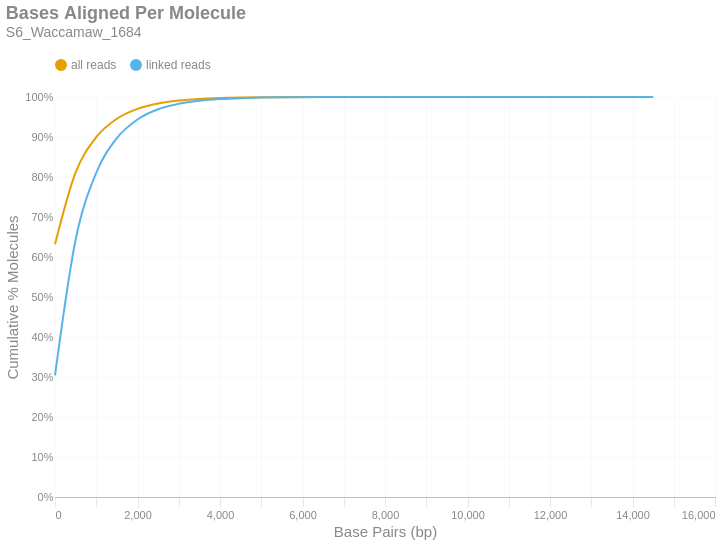

Source (notebook cell):
### Markdown cell above
### Bases Aligned Per Molecule
This is a cumulative frequency distribution showing the number of base pairs aligned per unique molecule. These data are shown in 500 bp bins. There are two distributions: one with `all reads` (yellow) and another with only `linked reads` (blue). The percent of molecules in the `linked reads` distribution is relative to the total number of linked molecules.

### Code cell
if SKIPLR:
    print_html(f"Skipped")
else:
    binned_df = consolidated_hist(valids['aligned_bp'], mask, 500, True)
    with SafeRender(binned_df):
        (
            density_plot(binned_df, 'Bases Aligned Per Molecule', samplename, 'basesper')
            .encode(
                x=alt.X('bin:Q', title="Base Pairs (bp)").axis(tickMinStep=500).scale(padding=0),
                y=alt.Y('value:Q', title='Cumulative % Molecules')
                    .axis(format='%')
                    .scale(domain = [0,1])
                    .stack(False),
                color=alt.Color("key:N").scale(domain = ["all reads", "linked reads"]),
                tooltip = [
                    alt.Tooltip("key:N", title = "Data Type"),
                    alt.Tooltip("range_label:N", title="Bases Aligned Per Molecule"),
                    alt.Tooltip("value:Q", format = ".2%", title="% Molecules (Cum.)")
                ]
            )
        ).display()

### Figure 1 — Vega-Lite specification as saved in the notebook (floating-point values rounded to 4 significant figures)
{"width": "container", "height": 400, "config": {"title": {"anchor": "start", "dy": -15, "fontSize": 18, "color": "#888888", "subtitleColor": "#888888", "subtitleFontSize": 14}, "arc": {"fill": "#0072B2"}, "axis": {"domainColor": "#888888", "domainWidth": 0.5, "gridWidth": 0.2, "grid": false, "titleFontWeight": 400, "titleFontSize": 15, "labelFontSize": 11, "labelColor": "#888888", "tickColor": "#888888", "tickWidth": 0.2, "titleColor": "#888888"}, "axisBand": {"grid": false}, "axisX": {"grid": true, "tickSize": 10, "domainCap": "round"}, "axisY": {"domain": false, "grid": true, "tickSize": 0, "domainCap": "round"}, "background": "transparent", "header": {"labelFontSize": 15, "labelColor": "#888888", "titleFontSize": 15, "titleFontWeight": 600, "titleColor": "#888888"}, "legend": {"labelFont": "sans-serif", "labelFontSize": 12, "labelColor": "#888888", "symbolSize": 100, "symbolType": "circle", "titleFontSize": 12, "titlePadding": 10, "titleColor": "#888888", "title": null, "orient": "top"}, "range": {"category": ["#E69F00", "#56B4E9", "#009E73", "#F0E442", "#0072B2", "#D55E00", "#CC79A7", "#000000"], "diverging": ["#cfe8f3", "#a2d4ec", "#73bfe2", "#46abdb", "#1696d2", "#12719e"]}, "area": {"fill": "#0072B2", "fillOpacity": 0.7, "line": true, "strokeOpacity": 0.7}, "line": {"color": "#0072B2", "stroke": "#0072B2", "strokeWidth": 2}, "trail": {"color": "#0072B2", "stroke": "#0072B2", "strokeWidth": 0, "size": 1}, "point": {"filled": true, "fillOpacity": 1.0, "size": 95}, "text": {"color": "#888888", "fontSize": 11, "align": "right", "fontWeight": 400, "size": 11}, "bar": {"fill": "#0072B2", "stroke": null}, "view": {"stroke": null, "continuousWidth": 660, "continuousHeight": 400}}, "data": {"name": "data-783ffd9df3c21de32c94bb3e685ae68b"}, "mark": {"type": "line", "interpolate": "monotone", "point": {"opacity": 0, "size": 275}}, "encoding": {"color": {"field": "key", "scale": {"domain": ["all reads", "linked reads"]}, "type": "nominal"}, "tooltip": [{"field": "key", "title": "Data Type", "type": "nominal"}, {"field": "range_label", "title": "Bases Aligned Per Molecule", "type": "nominal"}, {"field": "value", "format": ".2%", "title": "% Molecules (Cum.)", "type": "quantitative"}], "x": {"axis": {"tickMinStep": 500}, "field": "bin", "scale": {"padding": 0}, "title": "Base Pairs (bp)", "type": "quantitative"}, "y": {"axis": {"format": "%"}, "field": "value", "scale": {"domain": [0, 1]}, "stack": false, "title": "Cumulative % Molecules", "type": "quantitative"}}, "params": [{"name": "param_c36ac31b6afebe62", "select": {"type": "point", "fields": ["key"]}, "bind": "legend"}], "title": {"text": "Bases Aligned Per Molecule", "subtitle": "S6_Waccamaw_1684"}, "transform": [{"fold": ["all reads (cumsum)", "linked reads (cumsum)"]}, {"calculate": "replace(datum.key, ' (cumsum)', '')", "as": "key"}, {"filter": {"param": "param_c36ac31b6afebe62"}}], "usermeta": {"embedOptions": {"downloadFileName": "S6_Waccamaw_1684.basesper"}}, "$schema": "https://vega.github.io/schema/vega-lite/v6.1.0.json", "datasets": {"data-783ffd9df3c21de32c94bb3e685ae68b": [{"bin": "0.0", "interval": "0.0-500.0", "all reads": 0.6316, "linked reads": 0.3039, "all reads (cumsum)": 0.6316, "linked reads (cumsum)": 0.3039, "range_label": "0-499"}, {"bin": "500.0", "interval": "500.0-1000.0", "all reads": 0.1797, "linked reads": 0.3393, "all reads (cumsum)": 0.8113, "linked reads (cumsum)": 0.6433, "range_label": "500-999"}, {"bin": "1000.0", "interval": "1000.0-1500.0", "all reads": 0.08843, "linked reads": 0.1672, "all reads (cumsum)": 0.8998, "linked reads (cumsum)": 0.8105, "range_label": "1000-1499"}, {"bin": "1500.0", "interval": "1500.0-2000.0", "all reads": 0.046, "linked reads": 0.08696, "all reads (cumsum)": 0.9457, "linked reads (cumsum)": 0.8974, "range_label": "1500-1999"}, {"bin": "2000.0", "interval": "2000.0-2500.0", "all reads": 0.02457, "linked reads": 0.04644, "all reads (cumsum)": 0.9703, "linked reads (cumsum)": 0.9439, "range_label": "2000-2499"}, {"bin": "2500.0", "interval": "2500.0-3000.0", "all reads": 0.0135, "linked reads": 0.02553, "all reads (cumsum)": 0.9838, "linked reads (cumsum)": 0.9694, "range_label": "2500-2999"}, {"bin": "3000.0", "interval": "3000.0-3500.0", "all reads": 0.007303, "linked reads": 0.01381, "all reads (cumsum)": 0.9911, "linked reads (cumsum)": 0.9832, "range_label": "3000-3499"}, {"bin": "3500.0", "interval": "3500.0-4000.0", "all reads": 0.003968, "linked reads": 0.007502, "all reads (cumsum)": 0.9951, "linked reads (cumsum)": 0.9907, "range_label": "3500-3999"}, {"bin": "4000.0", "interval": "4000.0-4500.0", "all reads": 0.002206, "linked reads": 0.00417, "all reads (cumsum)": 0.9973, "linked reads (cumsum)": 0.9949, "range_label": "4000-4499"}, {"bin": "4500.0", "interval": "4500.0-5000.0", "all reads": 0.001207, "linked reads": 0.002283, "all reads (cumsum)": 0.9985, "linked reads (cumsum)": 0.9972, "range_label": "4500-4999"}, {"bin": "5000.0", "interval": "5000.0-5500.0", "all reads": 0.000675, "linked reads": 0.001276, "all reads (cumsum)": 0.9992, "linked reads (cumsum)": 0.9984, "range_label": "5000-5499"}, {"bin": "5500.0", "interval": "5500.0-6000.0", "all reads": 0.000372, "linked reads": 0.0007033, "all reads (cumsum)": 0.9995, "linked reads (cumsum)": 0.9991, "range_label": "5500-5999"}, {"bin": "6000.0", "interval": "6000.0-6500.0", "all reads": 0.0001998, "linked reads": 0.0003778, "all reads (cumsum)": 0.9997, "linked reads (cumsum)": 0.9995, "range_label": "6000-6499"}, {"bin": "6500.0", "interval": "6500.0-7000.0", "all reads": 0.0001105, "linked reads": 0.0002088, "all reads (cumsum)": 0.9999, "linked reads (cumsum)": 0.9997, "range_label": "6500-6999"}, {"bin": "7000.0", "interval": "7000.0-7500.0", "all reads": 5.929e-05, "linked reads": 0.0001121, "all reads (cumsum)": 0.9999, "linked reads (cumsum)": 0.9998, "range_label": "7000-7499"}, {"bin": "7500.0", "interval": "7500.0-8000.0", "all reads": 3.655e-05, "linked reads": 6.91e-05, "all reads (cumsum)": 1.0, "linked reads (cumsum)": 0.9999, "range_label": "7500-7999"}, {"bin": "8000.0", "interval": "8000.0-8500.0", "all reads": 1.929e-05, "linked reads": 3.647e-05, "all reads (cumsum)": 1.0, "linked reads (cumsum)": 0.9999, "range_label": "8000-8499"}, {"bin": "8500.0", "interval": "8500.0-9000.0", "all reads": 1.3e-05, "linked reads": 2.457e-05, "all reads (cumsum)": 1.0, "linked reads (cumsum)": 1.0, "range_label": "8500-8999"}, {"bin": "9000.0", "interval": "9000.0-9500.0", "all reads": 5.686e-06, "linked reads": 1.075e-05, "all reads (cumsum)": 1.0, "linked reads (cumsum)": 1.0, "range_label": "9000-9499"}, {"bin": "9500.0", "interval": "9500.0-10000.0", "all reads": 4.061e-06, "linked reads": 7.678e-06, "all reads (cumsum)": 1.0, "linked reads (cumsum)": 1.0, "range_label": "9500-9999"}, {"bin": "10000.0", "interval": "10000.0-10500.0", "all reads": 2.234e-06, "linked reads": 4.223e-06, "all reads (cumsum)": 1.0, "linked reads (cumsum)": 1.0, "range_label": "10000-10499"}, {"bin": "10500.0", "interval": "10500.0-11000.0", "all reads": 8.122e-07, "linked reads": 1.536e-06, "all reads (cumsum)": 1.0, "linked reads (cumsum)": 1.0, "range_label": "10500-10999"}, {"bin": "11000.0", "interval": "11000.0-11500.0", "all reads": 1.421e-06, "linked reads": 2.687e-06, "all reads (cumsum)": 1.0, "linked reads (cumsum)": 1.0, "range_label": "11000-11499"}, {"bin": "11500.0", "interval": "11500.0-12000.0", "all reads": 2.031e-07, "linked reads": 3.839e-07, "all reads (cumsum)": 1.0, "linked reads (cumsum)": 1.0, "range_label": "11500-11999"}, {"bin": "12000.0", "interval": "12000.0-12500.0", "all reads": 4.061e-07, "linked reads": 7.678e-07, "all reads (cumsum)": 1.0, "linked reads (cumsum)": 1.0, "range_label": "12000-12499"}, {"bin": "12500.0", "interval": "12500.0-13000.0", "all reads": 2.031e-07, "linked reads": 3.839e-07, "all reads (cumsum)": 1.0, "linked reads (cumsum)": 1.0, "range_label": "12500-12999"}, {"bin": "13000.0", "interval": "13000.0-13500.0", "all reads": 2.031e-07, "linked reads": 3.839e-07, "all reads (cumsum)": 1.0, "linked reads (cumsum)": 1.0, "range_label": "13000-13499"}, {"bin": "13500.0", "interval": "13500.0-14000.0", "all reads": 0.0, "linked reads": 0.0, "all reads (cumsum)": 1.0, "linked reads (cumsum)": 1.0, "range_label": "13500-13999"}, {"bin": "14000.0", "interval": "14000.0-14500.0", "all reads": 0.0, "linked reads": 0.0, "all reads (cumsum)": 1.0, "linked reads (cumsum)": 1.0, "range_label": "14000-14499"}, {"bin": "14500.0", "interval": "14500.0-15000.0", "all reads": 2.031e-07, "linked reads": 3.839e-07, "all reads (cumsum)": 1.0, "linked reads (cumsum)": 1.0, "range_label": "14500-14999"}]}}
